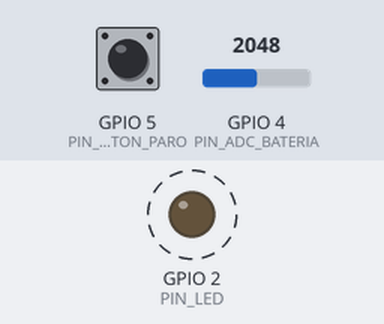
Bench run of a sketch on a simulated ESP32-S3. On the bench: output pins drawn as LEDs (lit = HIGH). Dashed ring = blinking. The test bench sets the inputs (shaded band); at power-on: GPIO 4 (PIN_ADC_BATERIA) = 2048, GPIO 5 (PIN_BOTON_PARO) HIGH (analog values on the 0–4095 scale).

Above: at 0.3 s.
Timing chart, 0 to 3.0 s (numbered marks = the images above):
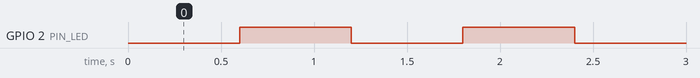

The sketch:

esp32_ejemplo.ino
```cpp
/*
 * Firmware de EJEMPLO para el ESP32-S3 opcional del robot de inspección.
 *
 * El robot funciona completo SIN este módulo. Si se habilita
 * (esp32.habilitado: true en config.yaml o desde la página Configuración),
 * la Raspberry Pi intercambia mensajes JSON por línea a 115200 baud:
 *
 *   ESP32 -> Pi : {"t":"bateria","v":7.62}   cada 1 s (divisor resistivo)
 *                 {"t":"paro"}               al presionar el botón físico
 *                 {"t":"latido"}             cada 1 s
 *   Pi -> ESP32 : {"t":"estado","paro":false,"v_izq":0.1,"v_der":0.1}
 *                 {"t":"paro"}
 *
 * Conexiones:
 *   ESP32 TX (GPIO17) -> Pi RX (GPIO15)
 *   ESP32 RX (GPIO18) <- Pi TX (GPIO14)
 *   GND común
 *   Batería 2S -> divisor 10k/4.7k -> GPIO4 (ADC). 8.4 V -> ~2.69 V
 *   Botón de paro (NC a GND) -> GPIO5 con pull-up interno
 *   LED de estado -> GPIO2
 */

#include <Arduino.h>

constexpr int PIN_TX = 17;
constexpr int PIN_RX = 18;
constexpr int PIN_ADC_BATERIA = 4;
constexpr int PIN_BOTON_PARO = 5;
constexpr int PIN_LED = 2;
constexpr float FACTOR_DIVISOR = (10.0f + 4.7f) / 4.7f;

HardwareSerial PiSerial(1);
String linea;
bool paroActivo = false;
unsigned long ultimoEnvio = 0;
bool botonPrevio = false;

float leerBateria() {
  uint32_t suma = 0;
  for (int i = 0; i < 16; i++) suma += analogReadMilliVolts(PIN_ADC_BATERIA);
  return (suma / 16.0f) / 1000.0f * FACTOR_DIVISOR;
}

void procesar(const String &msg) {
  // Analizador mínimo: basta con buscar el tipo de mensaje
  if (msg.indexOf("\"t\":\"paro\"") >= 0) {
    paroActivo = true;
  } else if (msg.indexOf("\"t\":\"estado\"") >= 0) {
    paroActivo = msg.indexOf("\"paro\":true") >= 0;
  }
}

void setup() {
  pinMode(PIN_BOTON_PARO, INPUT_PULLUP);
  pinMode(PIN_LED, OUTPUT);
  analogReadResolution(12);
  PiSerial.begin(115200, SERIAL_8N1, PIN_RX, PIN_TX);
}

void loop() {
  while (PiSerial.available()) {
    char c = PiSerial.read();
    if (c == '\n') {
      procesar(linea);
      linea = "";
    } else if (linea.length() < 256) {
      linea += c;
    }
  }

  // Botón NC: al abrirse el circuito la entrada sube a HIGH -> paro
  bool boton = digitalRead(PIN_BOTON_PARO) == HIGH;
  if (boton && !botonPrevio) PiSerial.println("{\"t\":\"paro\"}");
  botonPrevio = boton;

  if (millis() - ultimoEnvio >= 1000) {
    ultimoEnvio = millis();
    PiSerial.printf("{\"t\":\"bateria\",\"v\":%.2f}\n", leerBateria());
    PiSerial.println("{\"t\":\"latido\"}");
  }

  // LED: parpadeo rápido en paro, lento en operación normal
  digitalWrite(PIN_LED, (millis() / (paroActivo ? 120 : 600)) % 2);
}
```

Measured:
- by itself, GPIO 2 (PIN_LED): alternates HIGH for 0.60 s and LOW for 0.60 s
